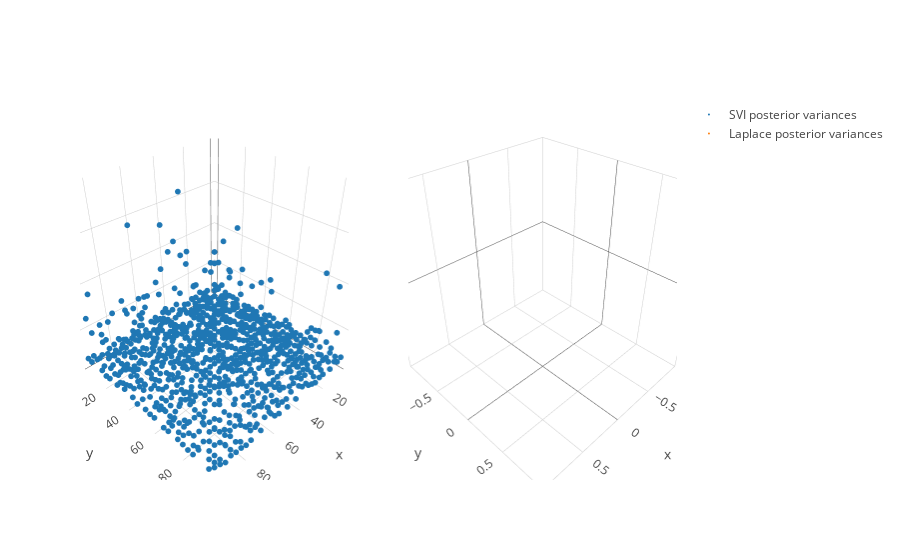

The notebook cell saved with this chart:
### Markdown cell above
To get the predictive variances, we do the following. For the SVI method, we already have them calculated. We use covariance estimation with Gaussian perturbations for the Laplace method, where the parameter indicates the number of samples to estimate based on. See "Massively Scalable GPs" for more on this method."

### Code cell
svi_variances = np.exp(inf_svi.q_S)
lp_variances = inf_lp.variance(50)

var_svi = go.Scatter3d(x = X[:,0], y = X[:,1], z=svi_variances, mode = 'markers', marker=dict(size = 2,), name = 'SVI posterior variances')
var_lp = go.Scatter3d(x = X[:,0], y = X[:,1], z=lp_variances, mode = 'markers', marker=dict(size = 2,), name = 'Laplace posterior variances')
fig = tools.make_subplots(rows=1, cols=2, specs=[[{'is_3d': True}, {'is_3d': True}]])
fig.append_trace(var_svi, 1, 1)
fig.append_trace(var_lp, 1, 2)
iplot(fig)

### Figure 1 — Plotly figure (JSON) as saved in the notebook; plotly's stock layout.template omitted (floating-point values rounded to 4 significant figures; data arrays with more than 128 entries replaced by an {"elided": "..."} marker saying what was removed)
{"data": [{"marker": {"size": 2}, "mode": "markers", "name": "SVI posterior variances", "scene": "scene1", "type": "scatter3d", "x": {"elided": "900 float values"}, "y": {"elided": "900 float values"}, "z": {"elided": "900 float values"}}, {"marker": {"size": 2}, "mode": "markers", "name": "Laplace posterior variances", "scene": "scene2", "type": "scatter3d", "x": {"elided": "900 float values"}, "y": {"elided": "900 float values"}, "z": {"elided": "2x900 float values"}}], "layout": {"scene1": {"domain": {"x": [0, 0.45], "y": [0, 1]}}, "scene2": {"domain": {"x": [0.55, 1], "y": [0, 1]}}}}
